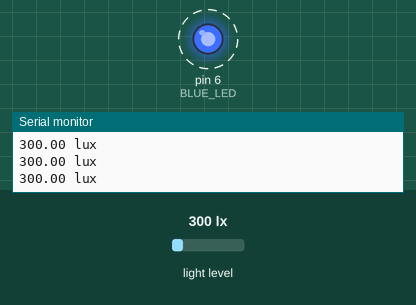
Recording of a sketch running on a simulated Arduino Uno, built with avr-gcc and run on an emulated ATmega328P. Parts: output pins drawn as LEDs (lit = HIGH), the last lines printed to the serial monitor. Dashed ring = blinking. The test bench sets the inputs (shaded band); at power-on: light level 300 lx.

Above: at 1.51 s.
2.0 s: light level set to 108 lx
5.0 s: light level set to 92 lx
At 5.8 s:
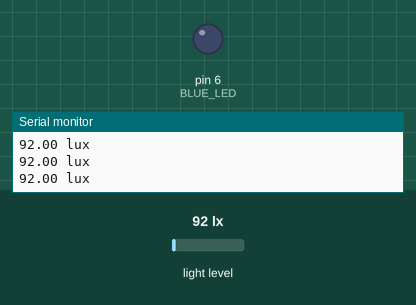
6.5 s: light level set to 500 lx
At 9.4 s:
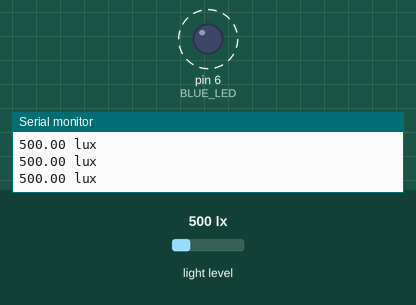
9.5 s: light level set to 40 lx
At 10.4 s:
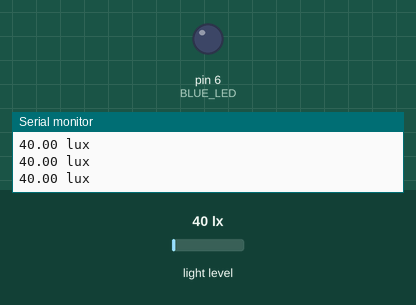
11.0 s: light level set to 1000 lx
At 11.2 s:
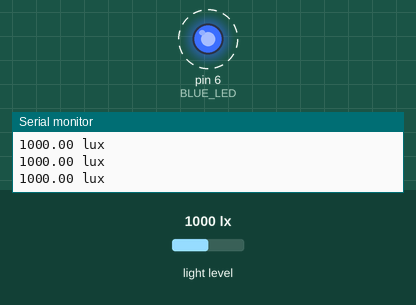
Timing chart, 0 to 15.0 s (numbered marks = the images above; inputs shaded):
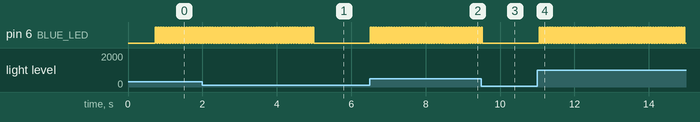

Measured:
- the behaviour switches between 101 and 100 lx on light level (found by bisection; images 0 and 1)
- after the input at 5.0 s, pin 6 (BLUE_LED): stops changing and stays LOW
- after the input at 6.5 s, pin 6 (BLUE_LED): alternates HIGH for 0.03 s and LOW for 0.03 s, starting at once
- after the input at 9.5 s, pin 6 (BLUE_LED): goes on until 9.5 s, then stays LOW
- after the input at 11.0 s, pin 6 (BLUE_LED): alternates HIGH for 0.03 s and LOW for 0.03 s, starting after 0.05 s
- by itself, pin 6 (BLUE_LED): alternates HIGH for 0.03 s and LOW for 0.03 s

The sketch:

sketch_feb13b.ino
```cpp
#include <Wire.h>
#include <Adafruit_Sensor.h>
#include <Adafruit_TSL2561_U.h>
#define BLUE_LED 6

Adafruit_TSL2561_Unified tsl = Adafruit_TSL2561_Unified(TSL2561_ADDR_LOW, 12345);
void displaySensorDetails(void)
{
  sensor_t sensor;
  tsl.getSensor(&sensor);
  Serial.println("------------------------------------");
  Serial.print  ("Sensor:       "); Serial.println(sensor.name);
  Serial.print  ("Driver Ver:   "); Serial.println(sensor.version);
  Serial.print  ("Unique ID:    "); Serial.println(sensor.sensor_id);
  Serial.print  ("Max Value:    "); Serial.print(sensor.max_value); Serial.println(" lux");
  Serial.print  ("Min Value:    "); Serial.print(sensor.min_value); Serial.println(" lux");
  Serial.print  ("Resolution:   "); Serial.print(sensor.resolution); Serial.println(" lux");
  Serial.println("------------------------------------");
  Serial.println("");
  delay(500);
}

void configureSensor(void)
{
  /* You can also manually set the gain or enable auto-gain support */
  // tsl.setGain(TSL2561_GAIN_1X);      /* No gain ... use in bright light to avoid sensor saturation */
  // tsl.setGain(TSL2561_GAIN_16X);     /* 16x gain ... use in low light to boost sensitivity */
  tsl.enableAutoRange(true);            /* Auto-gain ... switches automatically between 1x and 16x */

  /* Changing the integration time gives you better sensor resolution (402ms = 16-bit data) */
  tsl.setIntegrationTime(TSL2561_INTEGRATIONTIME_13MS);      /* fast but low resolution */
  // tsl.setIntegrationTime(TSL2561_INTEGRATIONTIME_101MS);  /* medium resolution and speed   */
  // tsl.setIntegrationTime(TSL2561_INTEGRATIONTIME_402MS);  /* 16-bit data but slowest conversions */

  /* Update these values depending on what you've set above! */
  Serial.println("------------------------------------");
  Serial.print  ("Gain:         "); Serial.println("Auto");
  Serial.print  ("Timing:       "); Serial.println("13 ms");
  Serial.println("------------------------------------");
}
/**************************************************************************/
/*
    Arduino setup function (automatically called at startup)
*/
/**************************************************************************/
void setup(void)
{
  Serial.begin(9600);
  Serial.println("Light Sensor Test"); Serial.println("");
  pinMode(BLUE_LED, OUTPUT);

  /* Initialise the sensor */
  if(!tsl.begin())
  {
    /* There was a problem detecting the TSL2561 ... check your connections */
    Serial.print("Ooops, no TSL2561 detected ... Check your wiring or I2C ADDR!");
    while(1);
  }

  /* Display some basic information on this sensor */
  displaySensorDetails();

  /* Setup the sensor gain and integration time */
  configureSensor();

  /* We're ready to go! */
  Serial.println("");
}

/**************************************************************************/
/*
    Arduino loop function, called once 'setup' is complete (your own code
    should go here)
*/
/**************************************************************************/
void loop(void)
{
  /* Get a new sensor event */
  sensors_event_t event;
  tsl.getEvent(&event);
  static uint8_t state = LOW;

  /* Display the results (light is measured in lux) */
  if (event.light)
  {
    if(event.light > 100){
      state = !state;
      digitalWrite(BLUE_LED, state);
    }else{
      digitalWrite(BLUE_LED, LOW);
    }
    Serial.print(event.light); Serial.println(" lux");
  }
  else
  {
    /* If event.light = 0 lux the sensor is probably saturated
       and no reliable data could be generated! */
    Serial.println("Sensor overload");
  }
  delay(20);
}
```
